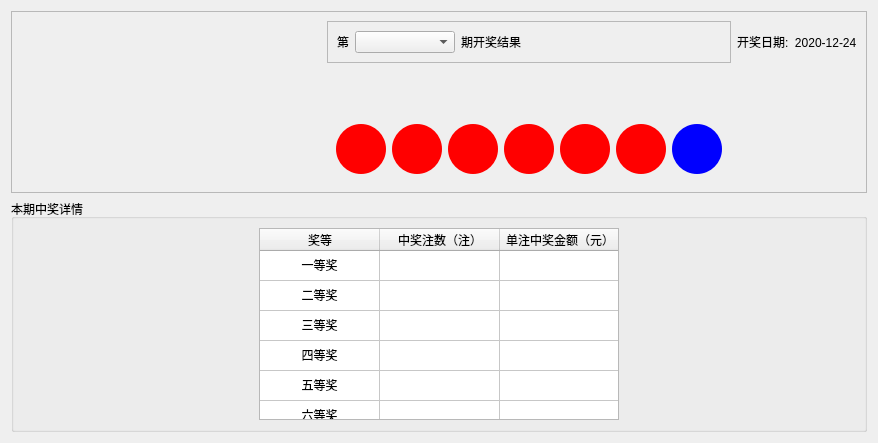
     <widget class="QWidget" name="tab">
      <attribute name="title">
       <string>开奖结果</string>
      </attribute>
      <layout class="QGridLayout" name="gridLayout_20">
       <item row="1" column="0">
        <widget class="QGroupBox" name="groupBox_5">
         <property name="title">
          <string>本期中奖详情</string>
         </property>
         <layout class="QGridLayout" name="gridLayout_19">
          <item row="0" column="0">
           <widget class="QTableWidget" name="currentLorrety">
            <property name="maximumSize">
             <size>
              <width>360</width>
              <height>205</height>
             </size>
            </property>
            <property name="verticalScrollBarPolicy">
             <enum>Qt::ScrollBarAlwaysOff</enum>
            </property>
            <property name="horizontalScrollBarPolicy">
             <enum>Qt::ScrollBarAlwaysOff</enum>
            </property>
            <attribute name="horizontalHeaderDefaultSectionSize">
             <number>120</number>
            </attribute>
            <attribute name="verticalHeaderVisible">
             <bool>false</bool>
            </attribute>
            <row>
             <property name="text">
              <string>1</string>
             </property>
            </row>
            <row>
             <property name="text">
              <string>2</string>
             </property>
            </row>
            <row>
             <property name="text">
              <string>3</string>
             </property>
            </row>
            <row>
             <property name="text">
              <string>4</string>
             </property>
            </row>
            <row>
             <property name="text">
              <string>5</string>
             </property>
            </row>
            <row>
             <property name="text">
              <string>6</string>
             </property>
            </row>
            <column>
             <property name="text">
              <string>奖等</string>
             </property>
            </column>
            <column>
             <property name="text">
              <string>中奖注数（注）</string>
             </property>
            </column>
            <column>
             <property name="text">
              <string>单注中奖金额（元）</string>
             </property>
            </column>
            <item row="0" column="0">
             <property name="text">
              <string>一等奖</string>
             </property>
             <property name="textAlignment">
              <set>AlignCenter</set>
             </property>
            </item>
            <item row="0" column="1">
             <property name="textAlignment">
              <set>AlignCenter</set>
             </property>
            </item>
            <item row="0" column="2">
             <property name="textAlignment">
              <set>AlignCenter</set>
             </property>
            </item>
            <item row="1" column="0">
             <property name="text">
              <string>二等奖</string>
             </property>
             <property name="textAlignment">
              <set>AlignCenter</set>
             </property>
            </item>
            <item row="1" column="1">
             <property name="textAlignment">
              <set>AlignCenter</set>
             </property>
            </item>
            <item row="1" column="2">
             <property name="textAlignment">
              <set>AlignCenter</set>
             </property>
            </item>
            <item row="2" column="0">
             <property name="text">
              <string>三等奖</string>
             </property>
             <property name="textAlignment">
              <set>AlignCenter</set>
             </property>
            </item>
            <item row="2" column="1">
             <property name="textAlignment">
              <set>AlignCenter</set>
             </property>
            </item>
            <item row="2" column="2">
             <property name="textAlignment">
              <set>AlignCenter</set>
             </property>
            </item>
            <item row="3" column="0">
             <property name="text">
              <string>四等奖</string>
             </property>
             <property name="textAlignment">
              <set>AlignCenter</set>
             </property>
            </item>
            <item row="3" column="1">
             <property name="textAlignment">
              <set>AlignCenter</set>
             </property>
            </item>
            <item row="3" column="2">
             <property name="textAlignment">
              <set>AlignCenter</set>
             </property>
            </item>
            <item row="4" column="0">
             <property name="text">
              <string>五等奖</string>
             </property>
             <property name="textAlignment">
              <set>AlignCenter</set>
             </property>
            </item>
            <item row="4" column="1">
             <property name="textAlignment">
              <set>AlignCenter</set>
             </property>
            </item>
            <item row="4" column="2">
             <property name="textAlignment">
              <set>AlignCenter</set>
             </property>
            </item>
            <item row="5" column="0">
             <property name="text">
              <string>六等奖</string>
             </property>
             <property name="textAlignment">
              <set>AlignCenter</set>
             </property>
            </item>
            <item row="5" column="1">
             <property name="textAlignment">
              <set>AlignCenter</set>
             </property>
            </item>
            <item row="5" column="2">
             <property name="textAlignment">
              <set>AlignCenter</set>
             </property>
            </item>
           </widget>
          </item>
         </layout>
        </widget>
       </item>
       <item row="0" column="0">
        <widget class="QFrame" name="frame_8">
         <property name="frameShape">
          <enum>QFrame::StyledPanel</enum>
         </property>
         <property name="frameShadow">
          <enum>QFrame::Raised</enum>
         </property>
         <layout class="QGridLayout" name="gridLayout_3">
          <item row="0" column="1">
           <widget class="QFrame" name="frame_9">
            <property name="frameShape">
             <enum>QFrame::StyledPanel</enum>
            </property>
            <property name="frameShadow">
             <enum>QFrame::Raised</enum>
            </property>
            <layout class="QGridLayout" name="gridLayout_16">
             <item row="0" column="2">
              <widget class="QLabel" name="label_2">
               <property name="text">
                <string>期开奖结果</string>
               </property>
              </widget>
             </item>
             <item row="0" column="0">
              <widget class="QLabel" name="label">
               <property name="text">
                <string>第</string>
               </property>
              </widget>
             </item>
             <item row="0" column="1">
              <widget class="QComboBox" name="LID">
               <property name="minimumSize">
                <size>
                 <width>100</width>
                 <height>0</height>
                </size>
               </property>
              </widget>
             </item>
             <item row="0" column="3">
              <spacer name="horizontalSpacer_10">
               <property name="orientation">
                <enum>Qt::Horizontal</enum>
               </property>
               <property name="sizeHint" stdset="0">
                <size>
                 <width>40</width>
                 <height>20</height>
                </size>
               </property>
              </spacer>
             </item>
            </layout>
           </widget>
          </item>
          <item row="0" column="2">
           <widget class="QLabel" name="LorretyDate">
            <property name="text">
             <string>开奖日期:  2020-12-24</string>
            </property>
           </widget>
          </item>
          <item row="1" column="1">
           <spacer name="verticalSpacer">
            <property name="orientation">
             <enum>Qt::Vertical</enum>
            </property>
            <property name="sizeHint" stdset="0">
             <size>
              <width>20</width>
              <height>40</height>
             </size>
            </property>
           </spacer>
          </item>
          <item row="2" column="1">
           <widget class="QFrame" name="LR">
            <property name="styleSheet">
             <string notr="true">QLabel {
  font-weight: bold;
  font-size: 30px;
  min-width: 50px;
  max-width: 50px;
  max-height: 50px;
  min-height: 50px;
  border-width: 0;
  border-radius: 25px;
  background: red;
  color: white;
}
</string>
            </property>
            <layout class="QGridLayout" name="gridLayout_17">
             <item row="0" column="0">
              <widget class="QLabel" name="LR1">
               <property name="styleSheet">
                <string notr="true"/>
               </property>
               <property name="text">
                <string/>
               </property>
               <property name="alignment">
                <set>Qt::AlignCenter</set>
               </property>
              </widget>
             </item>
             <item row="0" column="1">
              <widget class="QLabel" name="LR2">
               <property name="styleSheet">
                <string notr="true"/>
               </property>
               <property name="text">
                <string/>
               </property>
               <property name="alignment">
                <set>Qt::AlignCenter</set>
               </property>
              </widget>
             </item>
             <item row="0" column="2">
              <widget class="QLabel" name="LR3">
               <property name="styleSheet">
                <string notr="true"/>
               </property>
               <property name="text">
                <string/>
               </property>
               <property name="alignment">
                <set>Qt::AlignCenter</set>
               </property>
              </widget>
             </item>
             <item row="0" column="3">
              <widget class="QLabel" name="LR4">
               <property name="styleSheet">
                <string notr="true"/>
               </property>
               <property name="text">
                <string/>
               </property>
               <property name="alignment">
                <set>Qt::AlignCenter</set>
               </property>
              </widget>
             </item>
             <item row="0" column="4">
              <widget class="QLabel" name="LR5">
               <property name="styleSheet">
                <string notr="true"/>
               </property>
               <property name="text">
                <string/>
               </property>
               <property name="alignment">
                <set>Qt::AlignCenter</set>
               </property>
              </widget>
             </item>
             <item row="0" column="5">
              <widget class="QLabel" name="LR6">
               <property name="styleSheet">
                <string notr="true"/>
               </property>
               <property name="text">
                <string/>
               </property>
               <property name="alignment">
                <set>Qt::AlignCenter</set>
               </property>
              </widget>
             </item>
             <item row="0" column="6">
              <widget class="QLabel" name="LB">
               <property name="styleSheet">
                <string notr="true">QLabel {
  font-weight: bold;
  font-size: 30px;
  min-width: 50px;
  max-width: 50px;
  max-height: 50px;
  min-height: 50px;
  border-width: 0;
  border-radius: 25px;
  background: blue;
  color: white;
}
</string>
               </property>
               <property name="text">
                <string/>
               </property>
               <property name="alignment">
                <set>Qt::AlignCenter</set>
               </property>
              </widget>
             </item>
            </layout>
           </widget>
          </item>
          <item row="0" column="0" rowspan="3">
           <widget class="QWidget" name="widget" native="true">
            <property name="minimumSize">
             <size>
              <width>300</width>
              <height>100</height>
             </size>
            </property>
           </widget>
          </item>
         </layout>
        </widget>
       </item>
      </layout>
     </widget>
